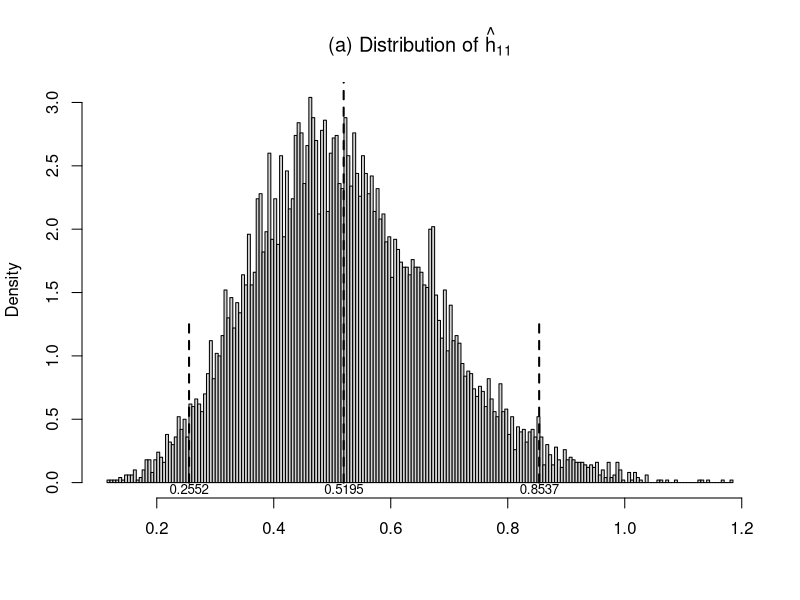
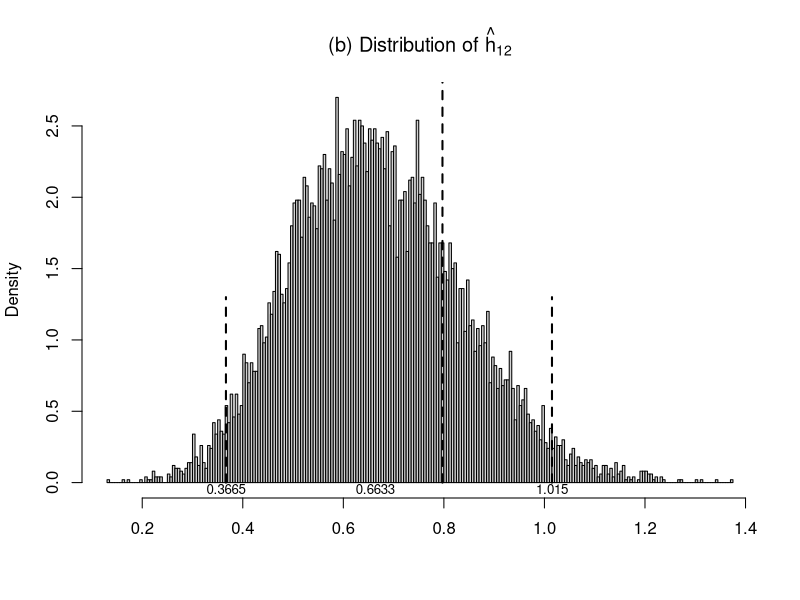
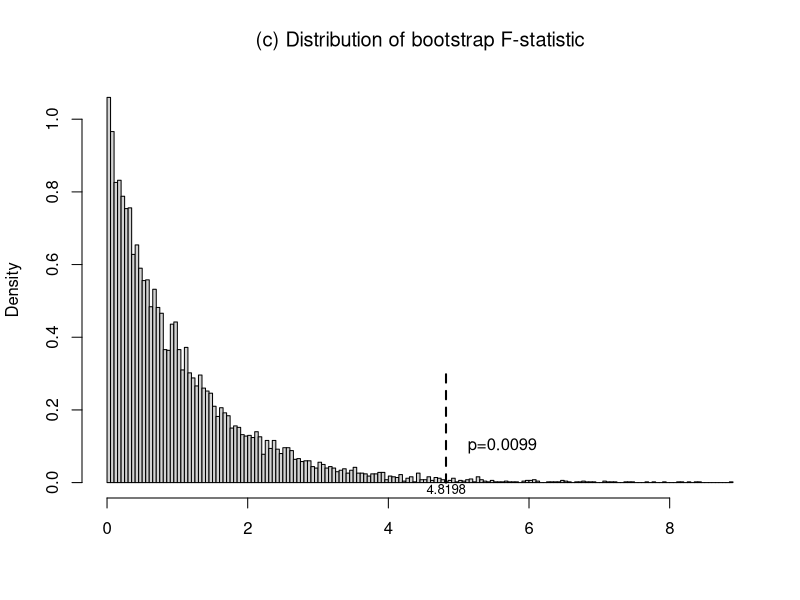

The R script that drew these images, in order:
library(lavaan)
setwd("C:\\Users\\cspar\\Dropbox\\research files\\2024 group equality of indirect effects\\hayes2018data\\protest")
D=read.csv("protest.csv")[,c(2,5,6)]  # D: Protest data from Hayes
names(D)=c("X","Y","M")
D$D1=ifelse(D$X==1,1,0)
D$D2=ifelse(D$X==2,1,0)
head(D,20)

M1=lm(M~factor(X),D)   # equation (10)
R1=summary(M1)

# OLS estimates of model M
a0=R1$coefficients[1,1]
a11=R1$coefficients[2,1]
a12=R1$coefficients[3,1]


M2=lm(Y~factor(X)+M,D)   # equation (11)
R2=summary(M2)

# OLS estimates of model Y
cp0=R2$coefficients[1,1]
cp11=R2$coefficients[2,1]
cp12=R2$coefficients[3,1]
b1=R2$coefficients[4,1]
a0;a11;a12;cp0;cp11;cp12;b1

D$Ystar=D$Y-(cp0+cp11*D$D1+cp12*D$D2) # equation (13)
M.Ystar=lm(Ystar~factor(X),D)
R.Ystar=summary(M.Ystar)

# OLS estimates of model Y*
h0=R.Ystar$coefficients[1.1]
h11=R.Ystar$coefficients[2.1]
h12=R.Ystar$coefficients[3.1]

# indirect effects by the adjusted response method
# for reference group, relative indirect effects in equation (14) 
h0;h11;h12  
RIE.h11=h11;RIE.h12=h12
# Indirect effects by the product method
b1*a0;b1*a11;b1*a12
# check equivalence relations by comparing 
# h0;h11;h12 with b1*a0;b1*a11;b1*a12
   
Full=aov(Ystar~factor(X),D)  # equation (15)
summary(Full)
F.origin=anova(Full)$"F value"[1];F.origin  # F_origin

YSS=D$Ystar-(h11*D$D1+h12*D$D2)  # double-adjusted response in equation (18)

######## bootstrapping ##########
nsize=dim(D)[1]
nboot=10000      # 10000 number of bootstrap replication
set.seed(12357)
Null.F=c()       # F_boot statistic under nulll hypothesis
h11.boot=c()  # bootstrap estimate for h11
h12.boot=c()  # bootstrap estimate for h12
h11.low=c()   # bootstrap lower CI estimate for h11
h11.high=c()  # bootstrap upper CI estimate for h11
h12.low=c()   # bootstrap lower CI estimate for h12
h12.high=c()  # bootstrap upper CI estimate for h12

for (i in 1:nboot){
index=sample(1:nsize,nsize,replace=T)
D.boot=D[index,]

M1=lm(M~factor(X),D.boot)
R1=summary(M1)

a0=R1$coefficients[1,1]
a11=R1$coefficients[2,1]
a12=R1$coefficients[3,1]

M2=lm(Y~factor(X)+M,D.boot)
R2=summary(M2)
cp0=R2$coefficients[1,1]
cp11=R2$coefficients[2,1]
cp12=R2$coefficients[3,1]
b1=R2$coefficients[4,1]
a0;a11;a12;cp0;cp11;cp12;b1

D.boot$Ystar=D.boot$Y-(cp0+cp11*D.boot$D1+cp12*D.boot$D2)
M.Ystar=lm(Ystar~factor(X),D.boot)
R.Ystar=summary(M.Ystar)
h0=R.Ystar$coefficients[1.1]
h11=R.Ystar$coefficients[2.1]
h12=R.Ystar$coefficients[3.1]
h0;h11;h12 

h11.boot[i]=h11
h12.boot[i]=h12

# generation of pseudo-population
D.boot$YSS=YSS[sample(1:nsize,nsize,replace=T)]  
Null=aov(YSS~factor(X),D.boot)
Null.F[i]=anova(Null)$"F value"[1];#Null.F
}

windows(record=T)
hist(h11.boot,breaks=200,freq=F,main="",xlab="")
title(expression(paste("(a) Distribution of ",hat(h)[11])))
h11.low=quantile(h11.boot,0.025)
h11.high=quantile(h11.boot,0.975)
segments(RIE.h11,0,RIE.h11,3.5,lty=2,lwd=2)
segments(h11.low,0,h11.low,1.3,lty=2,lwd=2)
segments(h11.high,0,h11.high,1.3,lty=2,lwd=2)
mtext(paste(round(RIE.h11,4)),1,-1,at=RIE.h11,cex=0.8)
mtext(paste(round(h11.low,4)),1,-1,at=h11.low,cex=0.8)
mtext(paste(round(h11.high,4)),1,-1,at=h11.high,cex=0.8)
h11.low;h11.high

hist(h12.boot,breaks=200,freq=F,main="",xlab="")
title(expression(paste("(b) Distribution of ",hat(h)[12])))
h12.low=quantile(h12.boot,0.025)
h12.high=quantile(h12.boot,0.975)
segments(h12,0,h12,3,lty=2,lwd=2)
segments(h12.low,0,h12.low,1.3,lty=2,lwd=2)
segments(h12.high,0,h12.high,1.3,lty=2,lwd=2)
mtext(paste(round(RIE.h12,4)),1,-1,at=RIE.h12,cex=0.8)
mtext(paste(round(h12.low,4)),1,-1,at=h12.low,cex=0.8)
mtext(paste(round(h12.high,4)),1,-1,at=h12.high,cex=0.8)
h12.low;h12.high

hist(Null.F,breaks=200,freq=F,main="",xlab="")
title(expression(paste("(c) Distribution of bootstrap F-statistic")))
segments(F.origin,0,F.origin,0.3,lty=2,lwd=2)
mtext(paste(round(F.origin,4)),1,-1,at=F.origin,cex=0.8)
p.value=1-ecdf(Null.F)(F.origin);p.value
text(F.origin+0.8, 0.1,paste0("p=",round(p.value,4)))
################### end ################################
